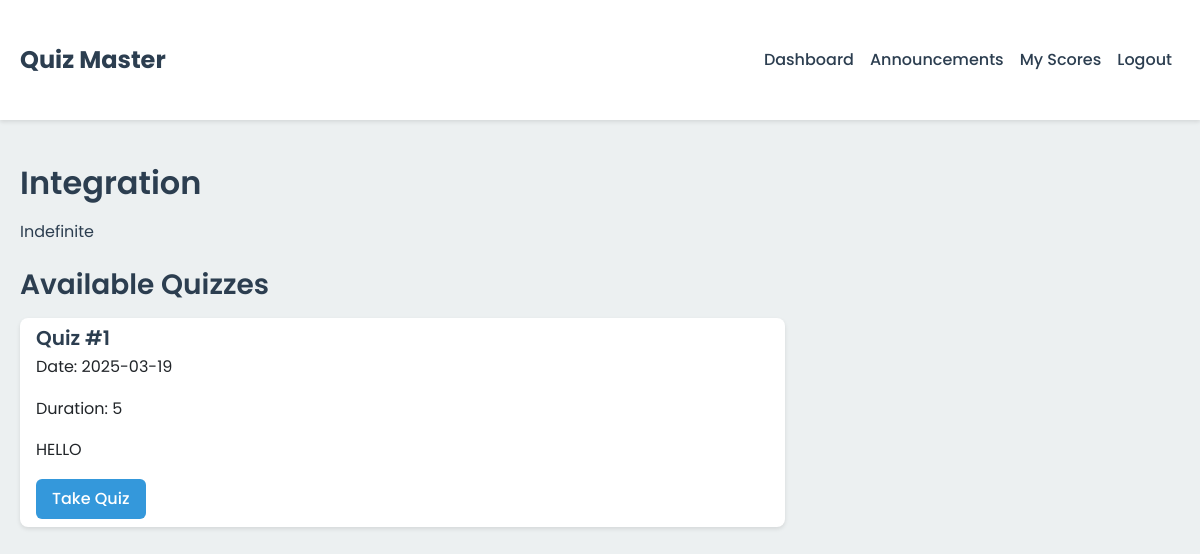
The app's page /chapter/1 (signed in) with its own data.
### app/models.py (models this page shows)
class Chapter(db.Model):#chapter table
    id = db.Column(db.Integer, primary_key=True)
    name = db.Column(db.String(100), nullable=False)
    description = db.Column(db.Text)
    subject_id = db.Column(db.Integer, db.ForeignKey('subject.id'), nullable=False)
    quizzes = db.relationship('Quiz', backref='chapter', lazy='dynamic')

class Quiz(db.Model):#quiz table
    id = db.Column(db.Integer, primary_key=True)
    name = db.Column(db.String(255), nullable=False)
    chapter_id = db.Column(db.Integer, db.ForeignKey('chapter.id'), nullable=False)
    title = db.Column(db.String(255), nullable=False, default="Quiz 0")
    date_of_quiz = db.Column(db.Date, nullable=False)
    time_duration = db.Column(Integer, nullable=False)
    remarks = db.Column(db.Text)
    questions = db.relationship('Question', backref='quiz', lazy='dynamic', cascade="all, delete-orphan")
    scores = db.relationship('Score', backref='quiz', lazy='dynamic', cascade="all, delete-orphan")

### app/routes/user.py (the view)
@anirudh_bp.route('/chapter/<int:chapter_id>')
@login_required
def view_chapter(chapter_id):#my chapter page
    chapter = Chapter.query.get_or_404(chapter_id)
    quizzes = Quiz.query.filter_by(chapter_id=chapter.id).all()
    return render_template('user/view_chapter.html', chapter=chapter, quizzes=quizzes)

### app/models.py (called while the page is built)
@login_manager.user_loader  #user session manage karne ke liye
def load_user(id):
    return User.query.get(int(id))

### app/templates/user/view_chapter.html (shortened to what this page needs)
{% extends "base.html" %}
{% block content %}
{% if current_user.is_admin %}
    <div class="alert alert-warning">
        You are admin. You cannot take quizes.
        <a href="{{ url_for('admin.dashboard') }}" class="btn btn-primary mt-2">Go to Admin Dashboard</a>
    </div>
{% else %}
    <h2>{{ chapter.name }}</h2>
    <p>{{ chapter.description }}</p>
    <div class="row mt-4">
        <div class="col-md-8">
            <h3>Available Quizzes</h3>
            <div class="list-group">
                {% for quiz in quizzes %}
                    <div class="list-group-item">
                        <h5 class="mb-1">Quiz #{{ quiz.id }}</h5>
                        <p>Date: {{ quiz.date_of_quiz.strftime('%Y-%m-%d') }}</p>
                        <p>Duration: {{ quiz.time_duration }}</p>
                        {% if quiz.remarks %}
                            <p>{{ quiz.remarks }}</p>
                        {% endif %}
                        <a href="{{ url_for('user.take_quiz', quiz_id=quiz.id) }}" class="btn btn-primary">Take Quiz</a>
                    </div>
                {% endfor %}
            </div>
        </div>
    </div>
{% endif %}
{% endblock %}

### app/static/css/style.css (style rules this page uses)
:root { --primary-color: #2c3e50; --secondary-color: #3498db; --accent-color: #e74c3c; --background-color: #ecf0f1; --text-color: #2c3e50; --shadow: 0 2px 4px rgba(0,0,0,0.1); --transition: all 0.3s ease; }
body { font-family: 'Poppins', sans-serif; color: var(--text-color); background-color: var(--background-color); line-height: 1.6; }
.list-group-item { border: none; margin-bottom: 10px; border-radius: 8px !important; box-shadow: var(--shadow); transition: var(--transition); }
.btn { border-radius: 6px; padding: 8px 16px; font-weight: 500; transition: var(--transition); }
.btn-primary { background-color: var(--secondary-color); border: none; }
h1, h2, h3, h4, h5, h6 { color: var(--primary-color); font-weight: 600; margin-bottom: 1rem; }

### records on screen
Chapter: name "Integration", description "Indefinite"
Quiz: id "1", date_of_quiz "2025-03-19", time_duration "5", remarks "HELLO"
